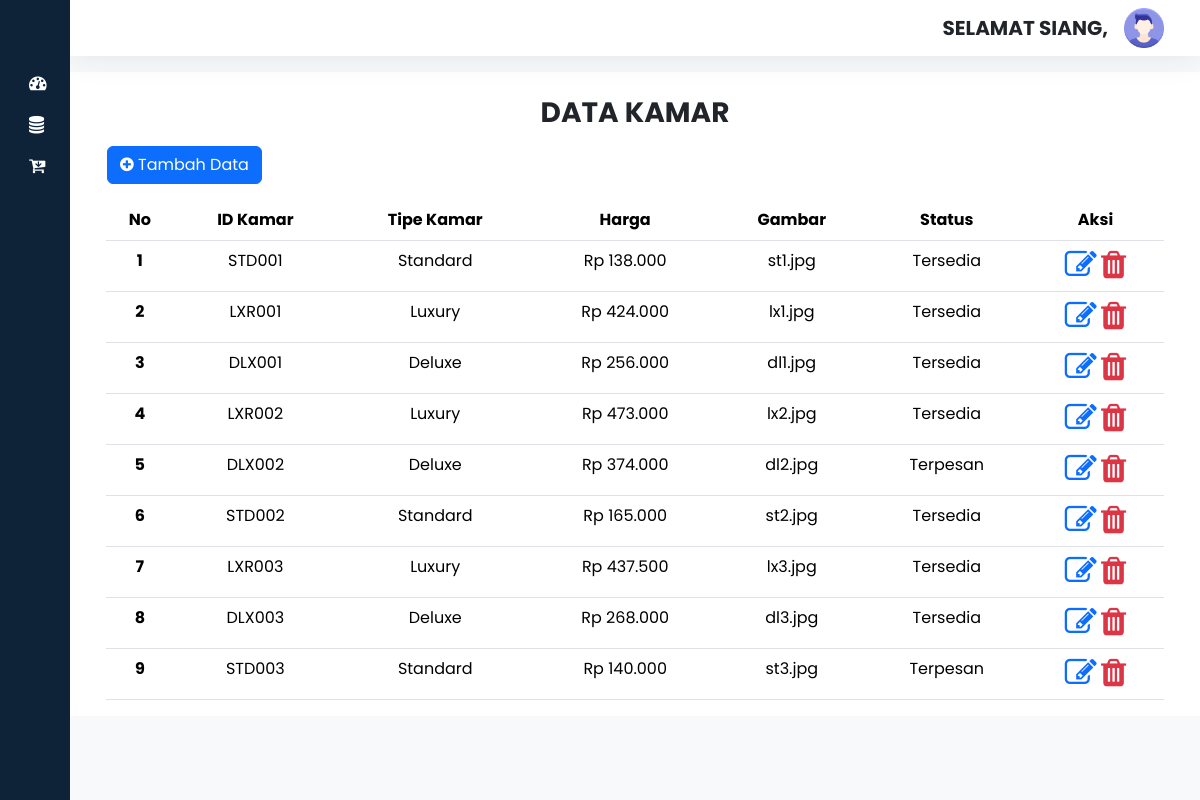
Page /admin/kamar.php on the committed database.
### tables this page shows
CREATE TABLE `kamar` (
  `id_kamar` int(11) NOT NULL,
  `no_kamar` varchar(25) NOT NULL,
  `tipe_kamar` varchar(25) NOT NULL,
  `harga` int(11) NOT NULL,
  `image` varchar(255) NOT NULL,
  `status` varchar(25) NOT NULL
);

### admin/kamar.php (the view, shortened to what this page needs)
<!DOCTYPE html>
<html>
<head>
    <link href="https://cdn.lineicons.com/4.0/lineicons.css" rel="stylesheet" />
    <link href="https://cdn.jsdelivr.net/npm/bootstrap@5.3.2/dist/css/bootstrap.min.css" rel="stylesheet" />
    <link rel="stylesheet" href="style.css" />
    <link rel="stylesheet" href="https://cdnjs.cloudflare.com/ajax/libs/font-awesome/4.7.0/css/font-awesome.min.css">
</head>
<body>
    <div class="wrapper">
        <?php include "sidebar.php"; ?>
        <div class="main" style="background-color: #f8f9fa;">
            <?php include "nav.php"; ?>
            <div class="container bg-white">
                <h3 class="mt-4 text-center fw-bold">DATA KAMAR</h3>
                <div class="my-3">
                    <a href="tambah_kamar.php" class="btn btn-primary" style="margin-left: 25px;">
                        <i class="fa fa-plus-circle"></i> Tambah Data
                    </a>
                </div>
                <div class="table-responsive px-4">
                    <table class="table text-center" id="kamarTable">
                        <thead style="color: white; background-color: #0d6efd;">
                            <tr>
                                <th scope="col">No</th>
                                <th scope="col">ID Kamar</th>
                                <th scope="col">Tipe Kamar</th>
                                <th scope="col">Harga</th>
                                <th scope="col">Gambar</th>
                                <th scope="col">Status</th>
                                <th scope="col">Aksi</th>
                            </tr>
                        </thead>
                        <tbody>
                            <?php
                            $no = 1;
                            $query = "SELECT * FROM kamar";
                            $sql = mysqli_query($conn, $query);
                            foreach ($sql as $tampil) {
                            ?>
                                <tr>
                                    <th scope="row"><?= $no ?></th>
                                    <td><?= $tampil['no_kamar']; ?></td>
                                    <td><?= $tampil['tipe_kamar']; ?></td>
                                    <td>Rp <?= number_format($tampil['harga'], 0, ',', '.'); ?></td>
                                    <td><?= $tampil['image']; ?></td>
                                    <td><?= $tampil['status']; ?></td>
                                    <td>
                                        <a href="edit_kamar.php?id_kamar=<?= $tampil['id_kamar'] ?>"><i class="fa fa-edit fa-2x"></i></a>
                                        <a href="hapus_kamar_action.php?id_kamar=<?= $tampil['id_kamar'] ?>"><i class="fa fa-trash fa-2x text-danger"></i></a>
                                    </td>
                                </tr>
                            <?php
                                $no++;
                            }
                            ?>
                        </tbody>
                    </table>
                </div>
            </div>
        </div>
    </div>
</body>
</html>

### admin/style.css (style rules this page uses)
a { text-decoration: none; }
body { font-family: 'Poppins', sans-serif; }
.wrapper { display: flex; }
.main { display: flex; flex-direction: column; min-height: 100vh; width: 100%; overflow: hidden; transition: all 0.35s ease-in-out; background-color: #fff; min-width: 0; }

### rows in the picture
kamar: no_kamar "STD001", tipe_kamar "Standard", harga "138.000", image "st1.jpg", status "Tersedia"
kamar: no_kamar "LXR001", tipe_kamar "Luxury", harga "424.000", image "lx1.jpg", status "Tersedia"
kamar: no_kamar "DLX001", tipe_kamar "Deluxe", harga "256.000", image "dl1.jpg", status "Tersedia"
kamar: no_kamar "LXR002", tipe_kamar "Luxury", harga "473.000", image "lx2.jpg", status "Tersedia"
kamar: no_kamar "DLX002", tipe_kamar "Deluxe", harga "374.000", image "dl2.jpg", status "Terpesan"
kamar: no_kamar "STD002", tipe_kamar "Standard", harga "165.000", image "st2.jpg", status "Tersedia"
kamar: no_kamar "LXR003", tipe_kamar "Luxury", harga "437.500", image "lx3.jpg", status "Tersedia"
kamar: no_kamar "DLX003", tipe_kamar "Deluxe", harga "268.000", image "dl3.jpg", status "Tersedia"
kamar: no_kamar "STD003", tipe_kamar "Standard", harga "140.000", image "st3.jpg", status "Terpesan"

### other values in the picture
$ucapan "SELAMAT SIANG"
